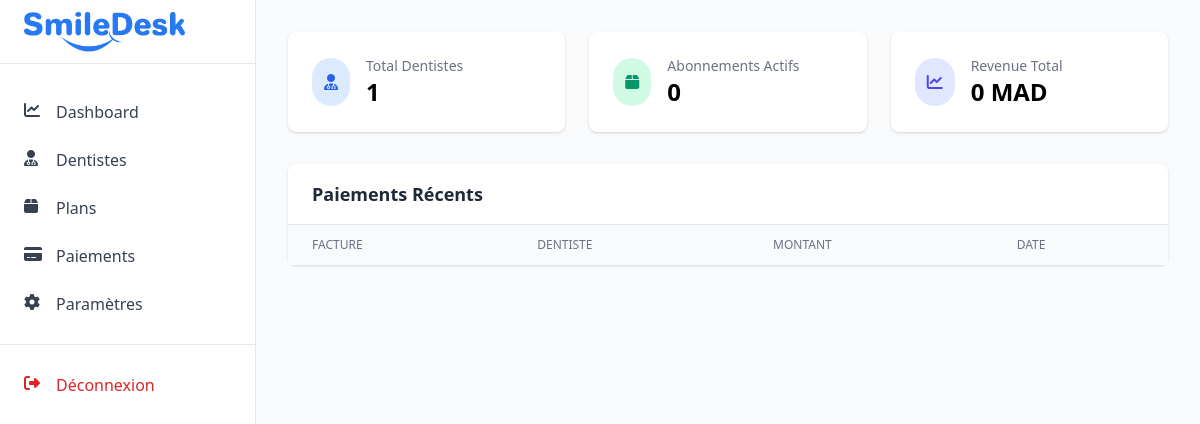
/admin/ (signed in), run on an earlier commit of the app's database.
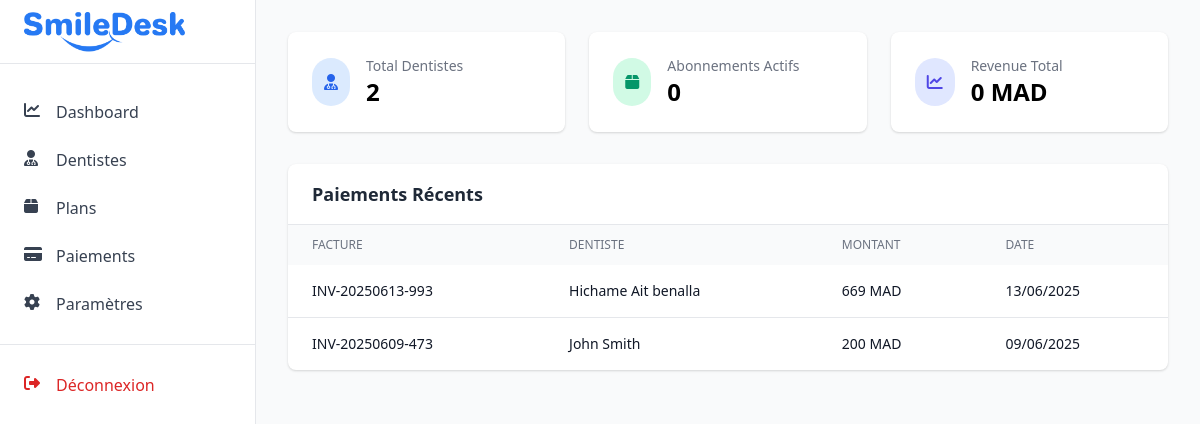
And on a later commit of the database.
### tables this page shows
CREATE TABLE `invoices` (
  `id` int(11) NOT NULL,
  `user_id` int(11) NOT NULL COMMENT 'Dentist who owns this invoice',
  `patient_id` int(11) NOT NULL,
  `appointment_id` int(11) DEFAULT NULL,
  `base_service_id` int(11) DEFAULT NULL,
  `invoice_number` varchar(50) NOT NULL,
  `description` varchar(255) NOT NULL,
  `quantity` int(11) DEFAULT 1,
  `unit_price` decimal(10,2) NOT NULL,
  `subtotal` decimal(10,2) NOT NULL,
  `tax_amount` decimal(10,2) DEFAULT 0.00,
  `discount_amount` decimal(10,2) DEFAULT 0.00,
  `total_amount` decimal(10,2) NOT NULL,
  `status` enum('draft','sent','paid','overdue','cancelled') DEFAULT 'draft',
  `due_date` date DEFAULT NULL,
  `paid_date` timestamp NULL DEFAULT NULL,
  `payment_method` enum('cash','credit_card','bank_transfer','insurance','other') DEFAULT NULL,
  `notes` text DEFAULT NULL,
  `created_at` timestamp NULL DEFAULT current_timestamp(),
  `updated_at` timestamp NULL DEFAULT current_timestamp() ON UPDATE current_timestamp()
);

CREATE TABLE `users` (
  `id` int(11) NOT NULL,
  `email` varchar(100) NOT NULL,
  `password` varchar(255) NOT NULL,
  `first_name` varchar(50) NOT NULL,
  `last_name` varchar(50) NOT NULL,
  `role` enum('admin','dentist','assistant','receptionist') NOT NULL,
  `phone` varchar(20) DEFAULT NULL,
  `address` varchar(255) DEFAULT NULL,
  `specialization` varchar(100) DEFAULT NULL,
  `license_number` varchar(50) DEFAULT NULL,
  `status` enum('active','inactive') DEFAULT 'active',
  `last_login` timestamp NULL DEFAULT NULL,
  `created_at` timestamp NULL DEFAULT current_timestamp(),
  `updated_at` timestamp NULL DEFAULT current_timestamp() ON UPDATE current_timestamp(),
  `clinic_id` int(11) DEFAULT NULL
);

### admin/index.php (the view, shortened to what the changed rows need)
<?php
require_once '../dashboard/config/database.php';
$stats = [
    'total_dentists' => (int)$pdo->query("SELECT COUNT(*) FROM users WHERE role = 'dentist'")->fetchColumn() ?: 0,
    'active_subscriptions' => (int)$pdo->query("SELECT COUNT(*) FROM subscriptions WHERE status = 'active'")->fetchColumn() ?: 0,
    'total_revenue' => (float)$pdo->query("
        SELECT COALESCE(SUM(price), 0)
        FROM subscriptions
    ")->fetchColumn() ?: 0.00,
];
$recent_payments = $pdo->query("
    SELECT i.invoice_number, u.first_name, u.last_name, i.total_amount, i.paid_date
    FROM invoices i
    JOIN users u ON i.user_id = u.id
    WHERE i.status = 'paid'
    ORDER BY i.paid_date DESC
    LIMIT 5
")->fetchAll();
?>
<!DOCTYPE html>
<html lang="fr">
<head>
    <link href="https://cdn.jsdelivr.net/npm/tailwindcss@2.2.19/dist/tailwind.min.css" rel="stylesheet">
    <link rel="stylesheet" href="https://cdnjs.cloudflare.com/ajax/libs/font-awesome/6.4.0/css/all.min.css">
</head>
<body class="bg-gray-50">
    <div class="flex h-screen">
        <main class="ml-64 flex-1 p-8">
            <div class="grid grid-cols-1 md:grid-cols-3 gap-6 mb-8">
                <div class="bg-white rounded-lg shadow p-6">
                    <div class="flex items-center">
                        <div class="ml-4">
                            <h3 class="text-gray-500 text-sm">Total Dentistes</h3>
                            <p class="text-2xl font-semibold"><?= number_format($stats['total_dentists']) ?></p>
                        </div>
                    </div>
                </div>
            </div>
            <div class="bg-white rounded-lg shadow">
                <div class="px-6 py-4 border-b border-gray-200">
                    <h2 class="text-lg font-semibold text-gray-800">Paiements Récents</h2>
                </div>
                <div class="overflow-x-auto">
                    <table class="w-full">
                        <thead class="bg-gray-50">
                            <tr>
                                <th class="px-6 py-3 text-left text-xs font-medium text-gray-500 uppercase">Facture</th>
                                <th class="px-6 py-3 text-left text-xs font-medium text-gray-500 uppercase">Dentiste</th>
                                <th class="px-6 py-3 text-left text-xs font-medium text-gray-500 uppercase">Montant</th>
                                <th class="px-6 py-3 text-left text-xs font-medium text-gray-500 uppercase">Date</th>
                            </tr>
                        </thead>
                        <tbody class="divide-y divide-gray-200">
                            <?php foreach ($recent_payments as $payment): ?>
                            <tr>
                                <td class="px-6 py-4 whitespace-nowrap text-sm text-gray-900">
                                    <?= htmlspecialchars($payment['invoice_number']) ?>
                                </td>
                                <td class="px-6 py-4 whitespace-nowrap text-sm text-gray-900">
                                    <?= htmlspecialchars($payment['first_name'] . ' ' . $payment['last_name']) ?>
                                </td>
                                <td class="px-6 py-4 whitespace-nowrap text-sm text-gray-900">
                                    <?= number_format($payment['total_amount'], 0, '', ' ') ?> MAD
                                </td>
                                <td class="px-6 py-4 whitespace-nowrap text-sm text-gray-900">
                                    <?= date('d/m/Y', strtotime($payment['paid_date'])) ?>
                                </td>
                            </tr>
                            <?php endforeach; ?>
                        </tbody>
                    </table>
                </div>
            </div>
        </main>
    </div>
</body>
</html>

What changed in the data, as far as the page shows it:
added invoices: invoice_number "INV-20250613-993", user.last_name "Hichame Ait benalla", total_amount "669", paid_date "13/06/2025"
now on this page (row edited): invoices: invoice_number "INV-20250609-473", user.last_name "John Smith", total_amount "200", paid_date "09/06/2025"
Also different on the page:
$stats['total_dentists']: "1" → "2"
